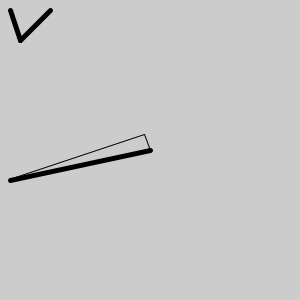
Frame 1 (no input)
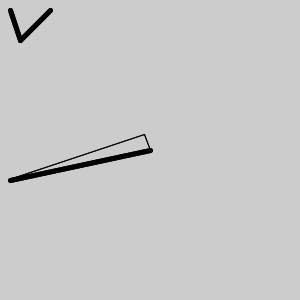
Frame 2 (the mouse pressed at the canvas centre, redrawn once)

The Processing sketch that drew these frames (run headless with seeded random() and noise(); the mouse was pressed at the canvas centre and the sketch redrawn once):

// Processing sketch: dotProduct
// ── dotProduct.pde

PVector pvDirection = new PVector(10, 30); 
PVector pvVelocity = new PVector(-140, 30);

void setup()
{
  size(300, 300);
  smooth();
}

void draw()
{
  strokeWeight(5);

  pushMatrix();
   
  translate(10, 10); 
  
  // Draw the vector we want to express our velocity in
  line(0, 0, pvDirection.x, pvDirection.y);
  translate(pvDirection.x, pvDirection.y);

  // Draw a vector at right angles to it
  PVector pvOrthogonal = new PVector(pvDirection.y, -pvDirection.x);
  line(0, 0, pvOrthogonal.x, -pvDirection.y);
  
  
  popMatrix();
  pushMatrix();
  
  translate(width/2, height/2);
   
  // Draw our velocity vector
  line(0, 0, pvVelocity.x, pvVelocity.y);
  
  strokeWeight(1);

  // Draw the velocity component in the desired direction
  PVector pvUnit = pvDirection.copy();
  pvUnit.normalize();
  
  float inDirection = dot(pvVelocity, pvUnit);
  PVector pvInDirection = PVector.mult(pvUnit, inDirection);

  line(0,0, pvInDirection.x, pvInDirection.y);
  translate(pvInDirection.x, pvInDirection.y);
  
  // Draw the velocity component in the orthogonal direction
  pvUnit = pvOrthogonal.copy();
  pvUnit.normalize();

  float orthogonalDirection = dot(pvVelocity, pvUnit);
  PVector pvOrthogonalDirection = PVector.mult(pvUnit, orthogonalDirection);

  line(0,0, pvOrthogonalDirection.x, pvOrthogonalDirection.y);

  popMatrix();
  noLoop();
}

//
// PVector can do it for me, but let's just check I can apply the formula for dot product myself
//

float dot(PVector a, PVector b)
{
  return (a.x*b.x) + (a.y*b.y);
}
